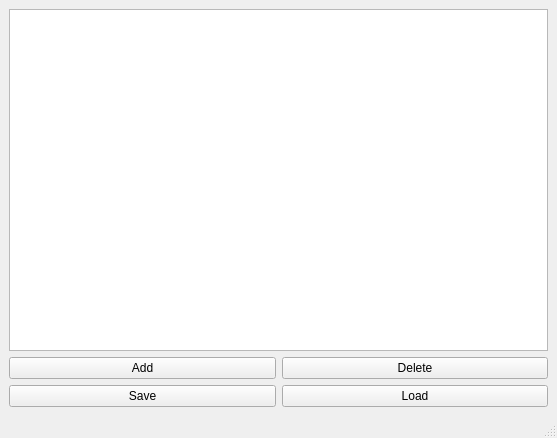
<?xml version="1.0" encoding="UTF-8"?>
<ui version="4.0">
 <class>MainWindow</class>
 <widget class="QMainWindow" name="MainWindow">
  <property name="geometry">
   <rect>
    <x>0</x>
    <y>0</y>
    <width>557</width>
    <height>438</height>
   </rect>
  </property>
  <property name="windowTitle">
   <string>MainWindow</string>
  </property>
  <widget class="QWidget" name="centralwidget">
   <layout class="QVBoxLayout" name="verticalLayout_3">
    <item>
     <layout class="QGridLayout" name="gridLayout">
      <item row="0" column="0" colspan="2">
       <widget class="QTableView" name="tableView"/>
      </item>
      <item row="1" column="0">
       <layout class="QVBoxLayout" name="verticalLayout">
        <item>
         <widget class="QPushButton" name="btnAdd_user">
          <property name="text">
           <string>Add</string>
          </property>
         </widget>
        </item>
        <item>
         <widget class="QPushButton" name="btnSave">
          <property name="text">
           <string>Save</string>
          </property>
         </widget>
        </item>
       </layout>
      </item>
      <item row="1" column="1">
       <layout class="QVBoxLayout" name="verticalLayout_2">
        <item>
         <widget class="QPushButton" name="btnDelete_user">
          <property name="text">
           <string>Delete</string>
          </property>
         </widget>
        </item>
        <item>
         <widget class="QPushButton" name="btnLoad">
          <property name="text">
           <string>Load</string>
          </property>
         </widget>
        </item>
       </layout>
      </item>
     </layout>
    </item>
   </layout>
  </widget>
  <widget class="QMenuBar" name="menubar">
   <property name="geometry">
    <rect>
     <x>0</x>
     <y>0</y>
     <width>557</width>
     <height>26</height>
    </rect>
   </property>
  </widget>
  <widget class="QStatusBar" name="statusbar"/>
 </widget>
 <resources/>
 <connections/>
</ui>
